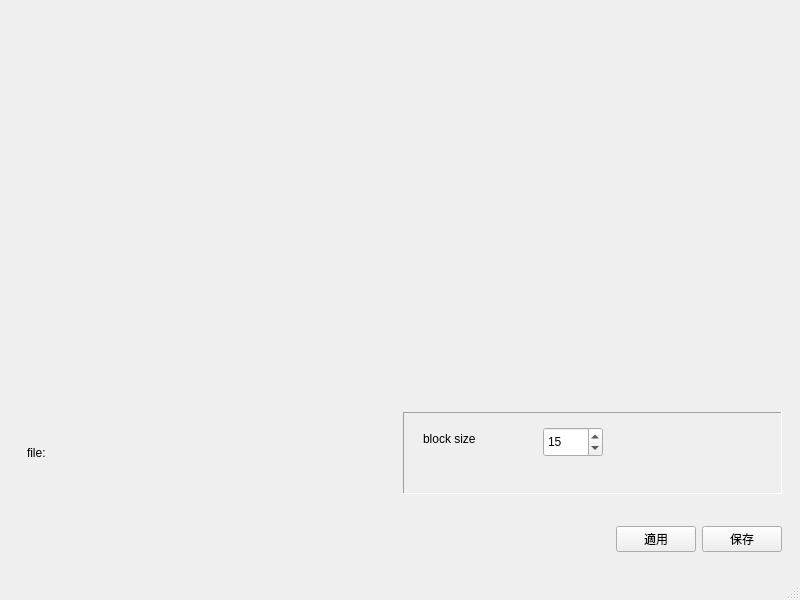
<?xml version="1.0" encoding="UTF-8"?>
<ui version="4.0">
 <class>MainWindow</class>
 <widget class="QMainWindow" name="MainWindow">
  <property name="geometry">
   <rect>
    <x>0</x>
    <y>0</y>
    <width>800</width>
    <height>600</height>
   </rect>
  </property>
  <property name="windowTitle">
   <string>MainWindow</string>
  </property>
  <widget class="QWidget" name="centralwidget">
   <layout class="QVBoxLayout" name="verticalLayout">
    <item>
     <widget class="QWidget" name="imageWidget" native="true">
      <property name="sizePolicy">
       <sizepolicy hsizetype="Preferred" vsizetype="Expanding">
        <horstretch>0</horstretch>
        <verstretch>0</verstretch>
       </sizepolicy>
      </property>
      <layout class="QHBoxLayout" name="horizontalLayout_2">
       <property name="leftMargin">
        <number>5</number>
       </property>
       <property name="topMargin">
        <number>5</number>
       </property>
       <property name="rightMargin">
        <number>5</number>
       </property>
       <property name="bottomMargin">
        <number>5</number>
       </property>
       <item>
        <layout class="QHBoxLayout" name="imageLayout"/>
       </item>
      </layout>
     </widget>
    </item>
    <item>
     <widget class="QWidget" name="textWidget" native="true">
      <property name="minimumSize">
       <size>
        <width>0</width>
        <height>100</height>
       </size>
      </property>
      <layout class="QHBoxLayout" name="horizontalLayout">
       <item>
        <widget class="QWidget" name="infoWidget" native="true">
         <layout class="QVBoxLayout" name="verticalLayout_2">
          <item>
           <widget class="QLabel" name="infoLabel">
            <property name="lineWidth">
             <number>1</number>
            </property>
            <property name="text">
             <string>file:</string>
            </property>
           </widget>
          </item>
         </layout>
        </widget>
       </item>
       <item>
        <widget class="QFrame" name="frame">
         <property name="frameShape">
          <enum>QFrame::Panel</enum>
         </property>
         <property name="frameShadow">
          <enum>QFrame::Sunken</enum>
         </property>
         <widget class="QLabel" name="label">
          <property name="geometry">
           <rect>
            <x>20</x>
            <y>15</y>
            <width>110</width>
            <height>24</height>
           </rect>
          </property>
          <property name="text">
           <string>block size</string>
          </property>
         </widget>
         <widget class="QSpinBox" name="spinBox_blocksize">
          <property name="geometry">
           <rect>
            <x>140</x>
            <y>15</y>
            <width>60</width>
            <height>30</height>
           </rect>
          </property>
          <property name="minimum">
           <number>1</number>
          </property>
          <property name="singleStep">
           <number>2</number>
          </property>
          <property name="value">
           <number>15</number>
          </property>
         </widget>
        </widget>
       </item>
      </layout>
     </widget>
    </item>
    <item>
     <widget class="QWidget" name="widget" native="true">
      <property name="sizePolicy">
       <sizepolicy hsizetype="Preferred" vsizetype="Preferred">
        <horstretch>0</horstretch>
        <verstretch>0</verstretch>
       </sizepolicy>
      </property>
      <property name="minimumSize">
       <size>
        <width>0</width>
        <height>60</height>
       </size>
      </property>
      <layout class="QHBoxLayout" name="horizontalLayout_3">
       <property name="topMargin">
        <number>5</number>
       </property>
       <property name="bottomMargin">
        <number>5</number>
       </property>
       <item>
        <spacer name="horizontalSpacer">
         <property name="orientation">
          <enum>Qt::Horizontal</enum>
         </property>
         <property name="sizeHint" stdset="0">
          <size>
           <width>40</width>
           <height>20</height>
          </size>
         </property>
        </spacer>
       </item>
       <item>
        <widget class="QPushButton" name="pushButton_exec">
         <property name="text">
          <string>適用</string>
         </property>
        </widget>
       </item>
       <item>
        <widget class="QPushButton" name="pushButton_save">
         <property name="text">
          <string>保存</string>
         </property>
        </widget>
       </item>
      </layout>
     </widget>
    </item>
   </layout>
  </widget>
  <widget class="QMenuBar" name="menubar">
   <property name="geometry">
    <rect>
     <x>0</x>
     <y>0</y>
     <width>800</width>
     <height>38</height>
    </rect>
   </property>
  </widget>
  <widget class="QStatusBar" name="statusbar"/>
 </widget>
 <resources/>
 <connections/>
</ui>
